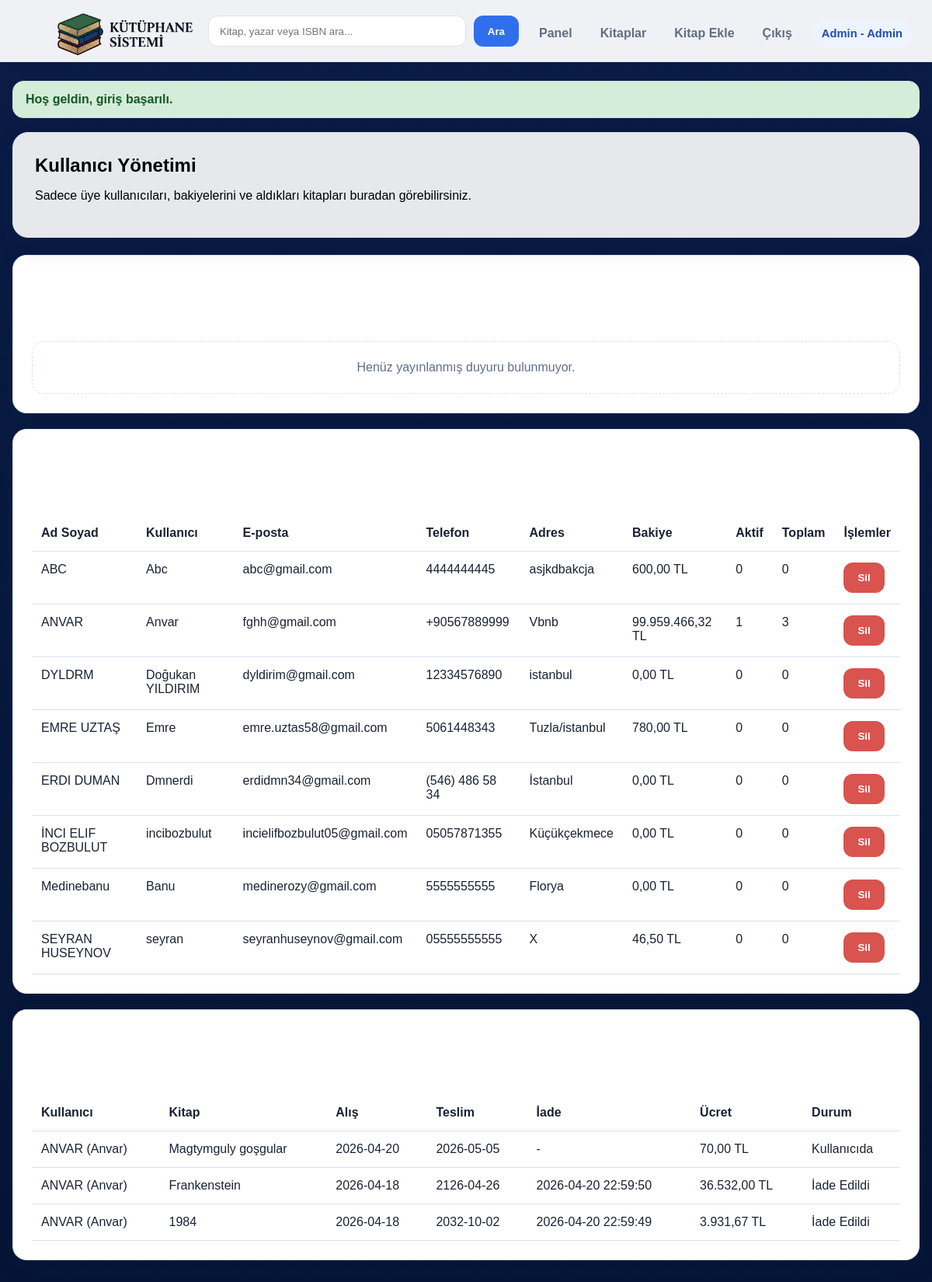
/users.php (signed in), run on the app's committed database.
### tables this page shows
CREATE TABLE `users` (
  `id` int(11) NOT NULL,
  `full_name` varchar(120) NOT NULL,
  `username` varchar(60) NOT NULL,
  `email` varchar(120) NOT NULL,
  `phone` varchar(30) DEFAULT NULL,
  `address` varchar(255) DEFAULT NULL,
  `password_hash` varchar(255) NOT NULL,
  `role` enum('admin','member') NOT NULL DEFAULT 'member',
  `remember_token_hash` varchar(64) DEFAULT NULL,
  `remember_token_expires_at` datetime DEFAULT NULL,
  `balance` decimal(10,2) NOT NULL DEFAULT 0.00,
  `created_at` timestamp NOT NULL DEFAULT current_timestamp()
);

CREATE TABLE `borrows` (
  `id` int(11) NOT NULL,
  `user_id` int(11) NOT NULL,
  `book_id` int(11) NOT NULL,
  `borrow_date` date NOT NULL,
  `due_date` date NOT NULL,
  `rental_price` decimal(10,2) NOT NULL DEFAULT 0.00,
  `returned_at` datetime DEFAULT NULL,
  `status` enum('borrowed','returned') NOT NULL DEFAULT 'borrowed',
  `created_at` timestamp NOT NULL DEFAULT current_timestamp()
);

CREATE TABLE `books` (
  `id` int(11) NOT NULL,
  `title` varchar(180) NOT NULL,
  `author_id` int(11) NOT NULL,
  `category_id` int(11) NOT NULL,
  `isbn` varchar(20) NOT NULL,
  `description` text DEFAULT NULL,
  `summary` text DEFAULT NULL,
  `price` decimal(10,2) NOT NULL DEFAULT 0.00,
  `image_path` varchar(255) DEFAULT NULL,
  `total_copies` int(11) NOT NULL DEFAULT 1,
  `available_copies` int(11) NOT NULL DEFAULT 1,
  `created_at` timestamp NOT NULL DEFAULT current_timestamp()
);

### db.php (called while the page is built, shortened)
<?php
function db(): PDO
{
    static $pdo = null;
    if ($pdo instanceof PDO) {
        return $pdo;
    }
    $dsn = 'mysql:host=' . DB_HOST . ';dbname=' . DB_NAME . ';charset=utf8mb4';
    $options = [
        PDO::ATTR_ERRMODE => PDO::ERRMODE_EXCEPTION,
        PDO::ATTR_DEFAULT_FETCH_MODE => PDO::FETCH_ASSOC,
    ];
    $pdo = new PDO($dsn, DB_USER, DB_PASS, $options);
    return $pdo;
}

### users.php (the view, shortened to what this page needs)
<?php
require_once __DIR__ . '/auth.php';
require_admin();
$users = db()->query(
    'SELECT
        u.id,
        u.full_name,
        u.username,
        u.email,
        u.phone,
        u.address,
        u.role,
        u.balance,
        u.created_at,
        COUNT(CASE WHEN br.status = "borrowed" THEN 1 END) AS active_loans,
        COUNT(br.id) AS total_loans
     FROM users u
     LEFT JOIN borrows br ON br.user_id = u.id
     WHERE u.role <> "admin"
     GROUP BY u.id
     ORDER BY u.full_name ASC'
)->fetchAll();
$loanRows = db()->query(
    'SELECT
        u.full_name,
        u.username,
        b.title,
        br.borrow_date,
        br.due_date,
        br.returned_at,
        br.rental_price,
        br.status
     FROM borrows br
     INNER JOIN users u ON u.id = br.user_id
     INNER JOIN books b ON b.id = br.book_id
     WHERE u.role <> "admin"
     ORDER BY br.id DESC
     LIMIT 100'
)->fetchAll();
$announcements = db()->query(
    'SELECT a.title, a.message, a.created_at, u.full_name AS creator_name
     FROM announcements a
     LEFT JOIN users u ON u.id = a.created_by
     WHERE a.is_active = 1
     ORDER BY a.id DESC
     LIMIT 5'
)->fetchAll();
require_once __DIR__ . '/partials/header.php';
?>
<section class="hero">
    <h1>Kullanıcı Yönetimi</h1>
    <p class="muted">Sadece üye kullanıcıları, bakiyelerini ve aldıkları kitapları buradan görebilirsiniz.</p>
</section>
<section class="table-card" style="margin-bottom:20px;">
    <div class="section-title">
        <h2>Yayınlanan Duyurular</h2>
    </div>
    <?php if (!$announcements): ?>
        <div class="empty-state">Henüz yayınlanmış duyuru bulunmuyor.</div>
    <?php endif; ?>
</section>
<section class="table-card">
    <div class="section-title">
        <h2>Kullanıcılar</h2>
    </div>
    <table>
        <thead>
        <tr>
            <th>Ad Soyad</th>
            <th>Kullanıcı</th>
            <th>E-posta</th>
            <th>Telefon</th>
            <th>Adres</th>
            <th>Bakiye</th>
            <th>Aktif</th>
            <th>Toplam</th>
            <th>İşlemler</th>
        </tr>
        </thead>
        <tbody>
        <?php foreach ($users as $row): ?>
            <?php $isProtectedUser = (int) $row['id'] === (int) (current_user()['id'] ?? 0); ?>
            <tr>
                <td><?= e($row['full_name']) ?></td>
                <td><?= e($row['username']) ?></td>
                <td><?= e($row['email']) ?></td>
                <td><?= e($row['phone']) ?></td>
                <td><?= e($row['address']) ?></td>
                <td><?= e(format_money($row['balance'])) ?></td>
                <td><?= e($row['active_loans']) ?></td>
                <td><?= e($row['total_loans']) ?></td>
                <td>
                    <?php if ($isProtectedUser): ?>
                        <span class="muted small">Silinemez</span>
                    <?php else: ?>
                        <form method="post" action="" onsubmit="return confirm('<?= e($row['full_name']) ?> adlı kullanıcı silinsin mi?');">
                            <button class="btn btn-danger" type="submit">Sil</button>
                        </form>
                    <?php endif; ?>
                </td>
            </tr>
        <?php endforeach; ?>
        </tbody>
    </table>
</section>
<section class="table-card" style="margin-top:20px;">
    <div class="section-title">
        <h2>Kiralama Detayları</h2>
    </div>
    <table>
        <thead>
        <tr>
            <th>Kullanıcı</th>
            <th>Kitap</th>
            <th>Alış</th>
            <th>Teslim</th>
            <th>İade</th>
            <th>Ücret</th>
            <th>Durum</th>
        </tr>
        </thead>
        <tbody>
        <?php foreach ($loanRows as $loan): ?>
            <tr>
                <td><?= e($loan['full_name']) ?> (<?= e($loan['username']) ?>)</td>
                <td><?= e($loan['title']) ?></td>
                <td><?= e($loan['borrow_date']) ?></td>
                <td><?= e($loan['due_date']) ?></td>
                <td><?= e($loan['returned_at'] ?: '-') ?></td>
                <td><?= e(format_money($loan['rental_price'])) ?></td>
                <td><?= e($loan['status'] === 'borrowed' ? 'Kullanıcıda' : 'İade Edildi') ?></td>
            </tr>
        <?php endforeach; ?>
        </tbody>
    </table>
</section>
<?php require_once __DIR__ . '/partials/footer.php'; ?>

### partials/header.php (shortened to what this page needs)
<?php
$user = current_user();
?>
<!doctype html>
<html lang="tr">
<head>
    <link rel="stylesheet" href="<?= e(url('assets/css/style.css?v=' . time())) ?>">
</head>
<body>
<div class="layout">
    <header class="topbar">
        <div class="brand">
            <a href="<?= e(url(is_logged_in() ? 'dashboard.php' : 'login.php')) ?>">
            </a>
        </div>
        <?php if ($user): ?>
            <form class="top-search" action="<?= e(url('books.php')) ?>" method="get">
                <input
                    type="text"
                    name="q"
                    value="<?= e($_GET['q'] ?? '') ?>"
                    placeholder="Kitap, yazar veya ISBN ara..."
                >
                <button type="submit">Ara</button>
            </form>
            <nav class="nav-links">
                <a href="<?= e(url('dashboard.php')) ?>">Panel</a>
                <a href="<?= e(url('books.php')) ?>">Kitaplar</a>
                <?php if ($user['role'] === 'admin'): ?>
                    <a href="<?= e(url('add_book.php')) ?>">Kitap Ekle</a>
                <?php endif; ?>
                <a href="<?= e(url('logout.php')) ?>">Çıkış</a>
            </nav>
            <div class="user-chip">
                <?= e($user['full_name']) ?> - <?= $user['role'] === 'admin' ? 'Admin' : 'üye' ?>
            </div>
        <?php endif; ?>
    </header>
    <main class="page-wrapper">
        <?= display_flash() ?>

### data on the page
users: full_name "Admin"
users: full_name "ABC", username "Abc", email "abc@gmail.com", phone "4444444445", address "asjkdbakcja", balance "600,00 TL", active_loans "0", total_loans "0"
users: full_name "ANVAR", username "Anvar", email "fghh@gmail.com", phone "+90567889999", address "Vbnb", balance "99.959.466,32 TL", active_loans "1", total_loans "3"
users: full_name "DYLDRM", username "Doğukan YILDIRIM", email "dyldirim@gmail.com", phone "12334576890", address "istanbul", balance "0,00 TL", active_loans "0", total_loans "0"
users: full_name "EMRE UZTAŞ", username "Emre", email "emre.uztas58@gmail.com", phone "5061448343", address "Tuzla/istanbul", balance "780,00 TL", active_loans "0", total_loans "0"
users: full_name "ERDI DUMAN", username "Dmnerdi", email "erdidmn34@gmail.com", phone "(546) 486 58 34", address "İstanbul", balance "0,00 TL", active_loans "0", total_loans "0"
users: full_name "İNCI ELIF BOZBULUT", username "incibozbulut", email "incielifbozbulut05@gmail.com", phone "05057871355", address "Küçükçekmece", balance "0,00 TL", active_loans "0", total_loans "0"
users: full_name "Medinebanu", username "Banu", email "medinerozy@gmail.com", phone "5555555555", address "Florya", balance "0,00 TL", active_loans "0", total_loans "0"
users: full_name "SEYRAN HUSEYNOV", username "seyran", email "seyranhuseynov@gmail.com", phone "05555555555", address "X", balance "46,50 TL", active_loans "0", total_loans "0"
borrows: user.full_name "ANVAR", user.username "Anvar", book.title "Magtymguly goşgular", borrow_date "2026-04-20", due_date "2026-05-05", returned_at "-", rental_price "70,00 TL", status "Kullanıcıda"
borrows: user.full_name "ANVAR", user.username "Anvar", book.title "Frankenstein", borrow_date "2026-04-18", due_date "2126-04-26", returned_at "2026-04-20 22:59:50", rental_price "36.532,00 TL", status "İade Edildi"
borrows: user.full_name "ANVAR", user.username "Anvar", book.title "1984", borrow_date "2026-04-18", due_date "2032-10-02", returned_at "2026-04-20 22:59:49", rental_price "3.931,67 TL", status "İade Edildi"

### other printed values
$flash['message'] "Hoş geldin, giriş başarılı."
